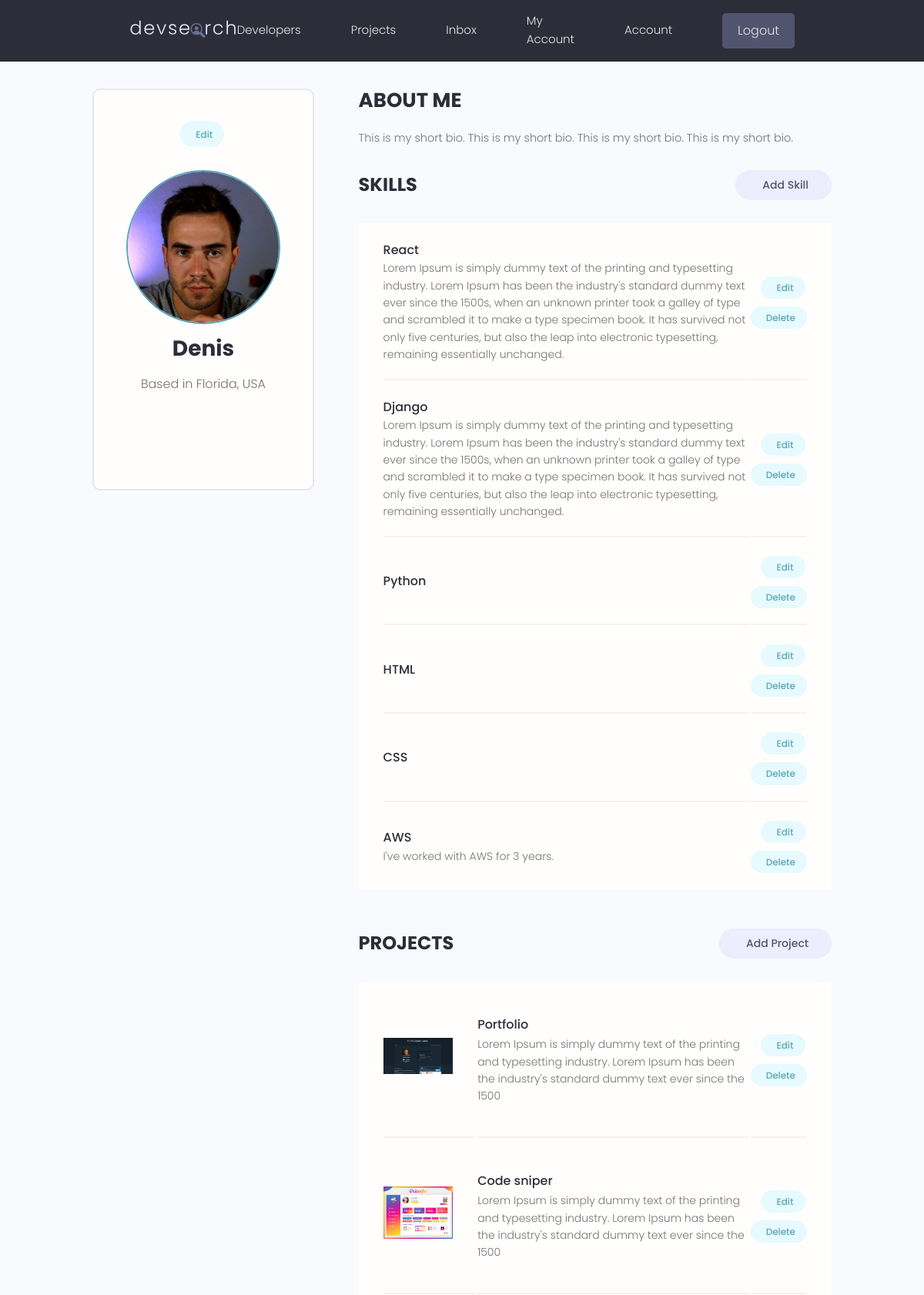
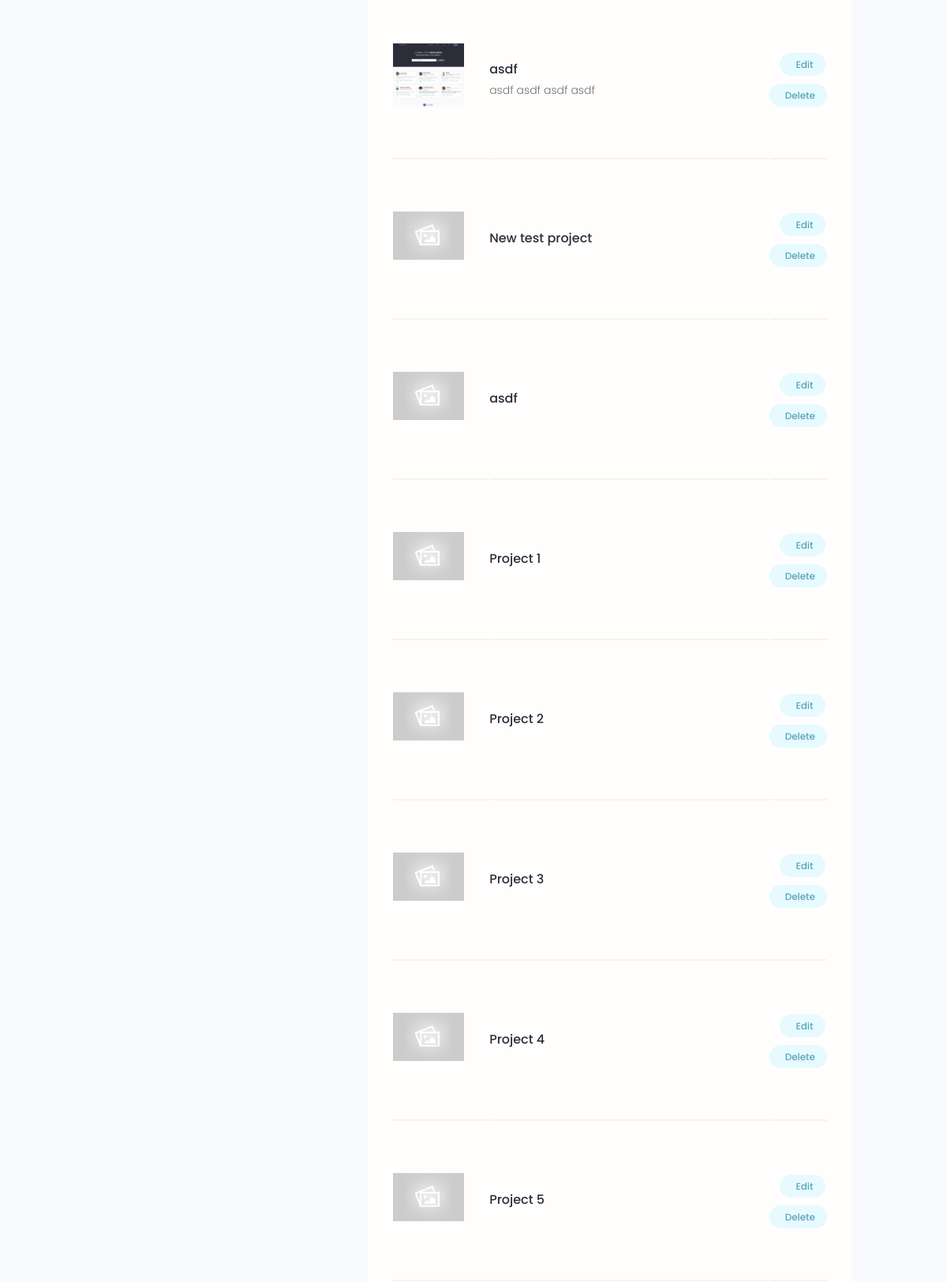
The app's page /account/ (signed in, upper part) with its own data (2 pictures, top to bottom).
### users/models.py (models this page shows, shortened)
class Profile(models.Model):
    user = models.OneToOneField(User, on_delete=models.CASCADE, null=True, blank=True)
    name = models.CharField(max_length=200, blank=True, null=True)
    email = models.EmailField(max_length=500, blank=True, null=True)
    username = models.CharField(max_length=200, blank=True, null=True)
    location = models.CharField(max_length=200, blank=True, null=True)
    short_intro = models.CharField(max_length=200, blank=True, null=True)
    bio = models.TextField(blank=True, null=True)
    profile_image = models.ImageField(null=True, blank=True, upload_to='profiles/', default="profiles/user-default.png")
    social_github = models.CharField(max_length=200, blank=True, null=True)
    social_twitter = models.CharField(max_length=200, blank=True, null=True)
    social_linkedin = models.CharField(max_length=200, blank=True, null=True)
    social_youtube = models.CharField(max_length=200, blank=True, null=True)
    social_website = models.CharField(max_length=200, blank=True, null=True)
    created = models.DateTimeField(auto_now_add=True)
    id = models.UUIDField(default=uuid.uuid4, unique=True, primary_key=True, editable=False)

class Skill(models.Model):
    owner = models.ForeignKey(Profile, on_delete=models.CASCADE, null=True)
    name = models.CharField(max_length=200, blank=True, null=True)
    description = models.TextField(null=True, blank=True)
    created = models.DateTimeField(auto_now_add=True)
    id = models.UUIDField(default=uuid.uuid4, unique=True, primary_key=True, editable=False)

### projects/models.py (models this page shows, shortened)
class Project(models.Model):
    owner = models.ForeignKey(Profile, null=True, blank=True, on_delete=models.SET_NULL)
    title = models.CharField(max_length=200)
    description = models.TextField(null=True, blank=True)
    featured_image = models.ImageField(null=True, blank=True, default="default.jpg")
    demo_link = models.CharField(max_length=2000, null=True, blank=True)
    source_link = models.CharField(max_length=2000, null=True, blank=True)
    tags = models.ManyToManyField('Tag', blank=True)
    vote_total = models.IntegerField(default=0, null=True, blank=True)
    vote_ratio = models.IntegerField(default=0, null=True, blank=True)
    created = models.DateTimeField(auto_now_add=True)
    id = models.UUIDField(default=uuid.uuid4, unique=True, primary_key=True, editable=False)
    class Meta:
        ordering = ['created']

### users/views.py (the view)
# urls.py: path('account/', views.userAccount, name="account"),
@login_required(login_url='login')
def userAccount(request):
    profile = request.user.profile
    skills = profile.skill_set.all()
    projects = profile.project_set.all()
    context = {'profile': profile, 'skills': skills, 'projects': projects}
    return render(request, 'users/account.html', context)

### users/templates/users/account.html (shortened to what this page needs)
{% extends 'main.html' %}
{% block content %}
  <main class="settingsPage profile my-md">
    <div class="container">
      <div class="layout">
        <div class="column column--1of3">
          <div class="card text-center">
            <div class="card__body dev">
              <a class="tag tag--pill tag--main settings__btn" href="{% url 'edit-account' %}"> Edit</a>
              <img class="avatar avatar--xl dev__avatar" src="{{profile.profile_image.url}}" />
              <h2 class="dev__name">{{profile.name}}</h2>
              <p class="dev__location">Based in {{profile.location}}</p>
              <ul class="dev__social">
              </ul>
            </div>
          </div>
        </div>
        <div class="column column--2of3">
          <div class="devInfo">
            <h3 class="devInfo__title">About Me</h3>
            <p class="devInfo__about">{{profile.bio}}</p>
          </div>
          <div class="settings">
            <h3 class="settings__title">Skills</h3>
            <a class="tag tag--pill tag--sub settings__btn tag--lg" href="{% url 'create-skill' %}"> Add Skill</a>
          </div>
          <table class="settings__table">
            {% for skill in skills %}
            <tr>
              <td class="settings__tableInfo">
                <h4>{{skill.name}}</h4>
                <p>{{skill.description}}</p>
              </td>
              <td class="settings__tableActions">
                <a class="tag tag--pill tag--main settings__btn" href="{% url 'update-skill' skill.id %}"> Edit</a>
                <a class="tag tag--pill tag--main settings__btn" href="{% url 'delete-skill' skill.id %}?next=/account">
                  Delete</a>
              </td>
            </tr>
            {% endfor %}
          </table>
          <div class="settings">
            <h3 class="settings__title">Projects</h3>
            <a class="tag tag--pill tag--sub settings__btn tag--lg" href="{% url 'create-project' %}"> Add Project</a>
          </div>
          <table class="settings__table">
            {% for project in projects %}
            <tr>
              <td class="settings__thumbnail">
                <a href="{% url 'project' project.id %}"><img src="{{project.featured_image.url}}" alt="Project Thumbnail" /></a>
              </td>
              <td class="settings__tableInfo">
                <a href="{% url 'project' project.id %}">{{project.title}}</a>
                <p>{{project.description|slice:"150"}}</p>
              </td>
              <td class="settings__tableActions">
                <a class="tag tag--pill tag--main settings__btn" href="{% url 'update-project' project.id %}"> Edit</a>
                <a class="tag tag--pill tag--main settings__btn" href="{% url 'delete-project' project.id %}?next=/account">
                  Delete</a>
              </td>
            </tr>
            {% endfor %}
          </table>
        </div>
      </div>
    </div>
  </main>
  {% endblock %}

### static/styles/app.css (style rules this page uses)
:root { --color-sub: #2d2d39; }
.card { border: 2px solid var(--color-light); }
img { width: 100%; }
.profile .card > .dev { padding: 4rem; }
.dev__avatar { display: block; margin: auto; }
.dev__name { color: var(--color-sub); font-size: 2.8rem; font-weight: 700; margin-top: 1rem; margin-bottom: 0.5rem; }
.dev__location { margin-top: 1rem; }
.dev__social { margin: 3rem 0; list-style: none; display: flex; justify-content: center; gap: 1.5rem; }
.devInfo { margin-bottom: 3rem; }
.devInfo__title, .devInfo__subtitle { font-size: 2.6rem; color: var(--color-sub); text-transform: uppercase; font-weight: 700; margin-bottom: 1.5rem; }
.devInfo__about, .devSkill__info { font-size: 1.45rem; line-height: 1.7; text-align: justify; }
.settingsPage .dev > .settings__btn { display: inline-block; margin-bottom: 3rem; }
.settings { display: flex; justify-content: space-between; align-items: center; }
.settings__title { font-size: 2.4rem; text-transform: uppercase; font-weight: 700; color: var(--color-sub); }
.settings__table { margin-top: 3rem; margin-bottom: 5rem; padding: 0 3rem; background: var(--color-white); }
.settings__table tr { width: 100%; }
.settings__table tr > td { padding: 2rem 0; }
.settings__table tr:not(:last-child) td { border-bottom: 2px solid var(--color-white-light); }
.settings__thumbnail { width: 23%; min-width: 10rem; }
.settings__thumbnail img { padding-right: 3rem; height: 15rem; object-fit: contain; }
.settings__tableInfo { width: 100%; }
.settings__tableInfo h4, .settings__tableInfo a { padding-right: 1rem; width: auto; font-size: 1.6rem; font-weight: 500; color: var(--color-sub); }
.settings__tableInfo p { font-size: 1.4rem; }
.settings__tableActions { text-align: right; }

### static/uikit/styles/modules/_variables.css (style rules this page uses)
:root { --color-main: #5aa5b9; --color-main-light: #e6faff; --color-sub: #3f4156; --color-sub-light: #51546e; --color-sub-lighter: #ededfd; --color-text: #737373; --color-gray: #8b8b8b; --color-light: #e5e7eb; --color-light-gray: #767676; --color-bg: #f8fafd; --color-white: #fffefd; --color-white-light: #f3f3f3; --color-success: #359e64; --color-success-bg: #def8e8; --color-error: #fc4b0b; --color-error-bg: #fff2ee; --font-base: 'Poppins', arial, helvetica, 'Segoe UI', roboto, ubuntu, sans-serif; --font-monospace: 'Fira Code', 'Courier New', courier, monospace; --font-regular: 300; --font-medium: 500; --font-bold: 700; --generic-shadow: 1px 1px 5px #00000010; --generic-transition: all 0.3s ease-in-out; }

### static/uikit/styles/modules/_base.css (style rules this page uses)
* { margin: 0; padding: 0; box-sizing: border-box; text-rendering: optimizeLegibility; color: inherit; font-size: inherit; }
html { font-size: 50%; }
@media only screen and (min-width: 480px) { html { font-size: 56.25%; } }
@media only screen and (min-width: 1200px) { html { font-size: 62.5%; } }
body { line-height: 1.6; font-weight: 400; font-size: 1.5rem; color: var(--color-text); background-color: var(--color-bg); min-height: 100vh; }

### static/uikit/styles/modules/_typography.css (style rules this page uses)
* { font-family: var(--font-base); }
h2 { font-size: 3.6rem; font-weight: var(--font-bold); }
h3 { font-size: 3.2rem; font-weight: var(--font-medium); }
h4 { font-size: 2.8rem; font-weight: var(--font-medium); }
p, span, strong { font-size: 1.6rem; color: var(--color-text); font-weight: var(--font-regular); }
a { padding-bottom: 2px; text-decoration: none; display: inline-block; color: var(--color-main); font-weight: var(--font-medium); }

### static/uikit/styles/modules/_utilities.css (style rules this page uses)
.container { width: 92%; max-width: 165rem; margin: 0 auto; box-sizing: border-box; }
@media screen and (min-width: 1000px) { .container { width: 90%; } }
@media screen and (min-width: 1200px) { .container { width: 80%; } }
.text-center { text-align: center; }
.my-md { margin: 3rem auto; }

### static/uikit/styles/modules/_avatar.css (style rules this page uses)
.avatar { border-radius: 50%; border: 2px solid var(--color-main); object-fit: cover; }
.avatar--xl { height: 20rem; width: 20rem; }

### static/uikit/styles/modules/_card.css (style rules this page uses)
.card { border-radius: 1rem; background-color: var(--color-white); border: 1.5px solid var(--color-light); width: auto; height: auto; margin-top: 0.5rem; margin-bottom: 0.5rem; overflow: hidden; }
.card__body, .card__header { padding: 2rem 2.5rem; }

### static/uikit/styles/modules/_layout.css (style rules this page uses)
.layout { display: flex; flex-flow: row wrap; justify-content: space-between; }
.layout > .column { margin-bottom: 3rem; }
.layout > .column.column--1of3 { flex-basis: 30%; }
.layout > .column.column--2of3 { flex-basis: 64%; }

### records on screen
Profile: profile_image (picture), name "Denis", location "Florida, USA", bio "This is my short bio. This is my short bio. This is my short bio. This is my short bio."
Skill: name "React", description "Lorem Ipsum is simply dummy text of the printing and typesetting industry. Lorem Ipsum has been the industry's standard dummy text ever since the 1500s, when an unknown printer took a galley of type and scrambled it to make a type specimen book. It has survived not only five centuries, but also the leap into electronic typesetting, remaining essentially unchanged."
Skill: name "Django", description "Lorem Ipsum is simply dummy text of the printing and typesetting industry. Lorem Ipsum has been the industry's standard dummy text ever since the 1500s, when an unknown printer took a galley of type and scrambled it to make a type specimen book. It has survived not only five centuries, but also the leap into electronic typesetting, remaining essentially unchanged."
Skill: name "Python"
Skill: name "HTML"
Skill: name "CSS"
Skill: name "AWS", description "I've worked with AWS for 3 years."
Project: featured_image (picture), title "Portfolio", description "Lorem Ipsum is simply dummy text of the printing and typesetting industry. Lorem Ipsum has been the industry's standard dummy text ever since the 1500"
Project: featured_image (picture), title "Code sniper", description "Lorem Ipsum is simply dummy text of the printing and typesetting industry. Lorem Ipsum has been the industry's standard dummy text ever since the 1500"
Project: featured_image (picture), title "asdf", description "asdf asdf asdf asdf"
Project: featured_image (placeholder picture), title "New test project"
Project: featured_image (placeholder picture), title "asdf"
Project: featured_image (placeholder picture), title "Project 1"
Project: featured_image (placeholder picture), title "Project 2"
Project: featured_image (placeholder picture), title "Project 3"
Project: featured_image (placeholder picture), title "Project 4"
Project: featured_image (placeholder picture), title "Project 5"
